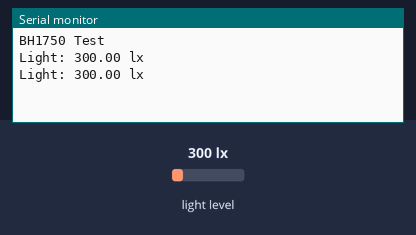
Simulated run of this sketch. Board: ESP8266 (NodeMCU). Shown: the last lines printed to the serial monitor. The inputs (shaded band) are chosen by the test bench; at power-on: light level 300 lx.

Above: at 1.8 s.
1.9 s: light level set to 40 lx
At 2.8 s:
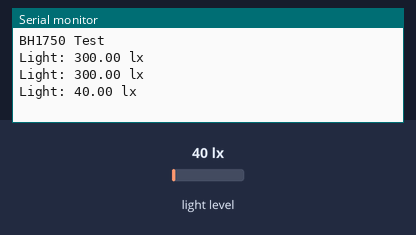
3.4 s: light level set to 500 lx
At 4.7 s:
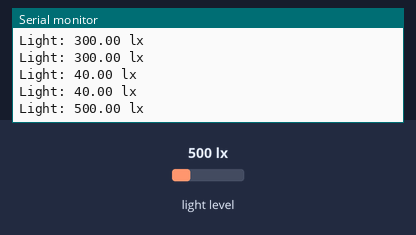
Timing chart, 0 to 6.4 s (numbered marks = the images above; inputs shaded):
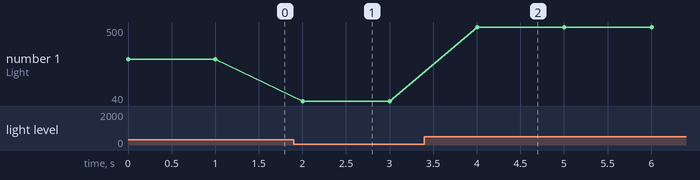

Measured:
- after the input at 1.9 s, the serial monitor: prints a new line after 0.10 s (image 1)
- after the input at 3.4 s, the serial monitor: prints a new line after 0.60 s (image 2)
- plotted number 1: 300 → 40 after the input at 1.9 s, 40 → 500 after the input at 3.4 s

The sketch:

GY30.ino
```cpp
#include <BH1750.h>
#include <Wire.h>


BH1750 lightMeter;

void setup(){

  Serial.begin(115200);
  Wire.begin(D4,D3);//D3--SCL  D4--SDA

  lightMeter.begin();
  Serial.println(F("BH1750 Test"));

}

void loop() {

  float lux = lightMeter.readLightLevel();
  Serial.print("Light: ");
  Serial.print(lux);
  Serial.println(" lx");
  delay(1000);

}
```
